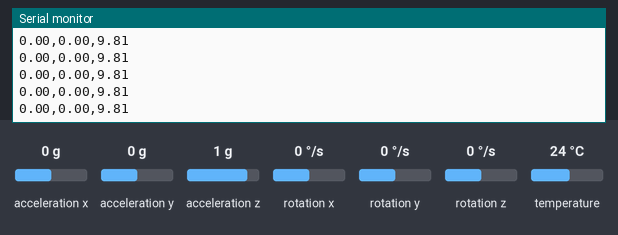
This sketch was run on a simulated Arduino Uno, built with avr-gcc and run on an emulated ATmega328P. Shown: the last lines printed to the serial monitor. The test bench sets the inputs (shaded band); at power-on: acceleration x 0 g, acceleration y 0 g, acceleration z 1 g, rotation x 0 °/s, rotation y 0 °/s, rotation z 0 °/s, temperature 24 °C.

Above: at 1.2 s.
1.3 s: acceleration x set to -1.4 g
At 1.35 s:
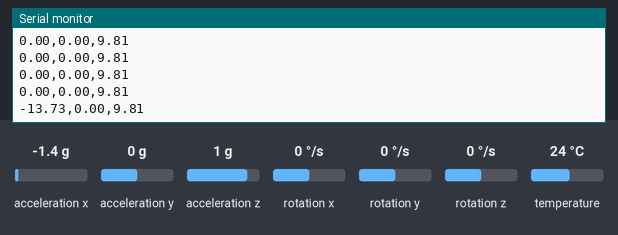
2.8 s: acceleration x set to -0.8 g
At 2.8 s:
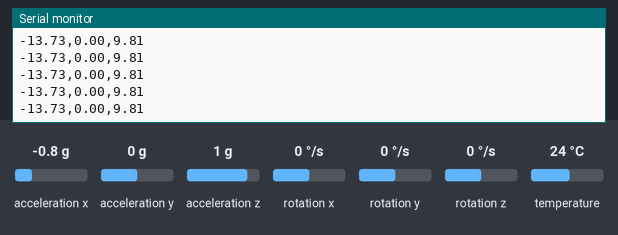
5.8 s: acceleration y set to -1.4 g
At 5.8 s:
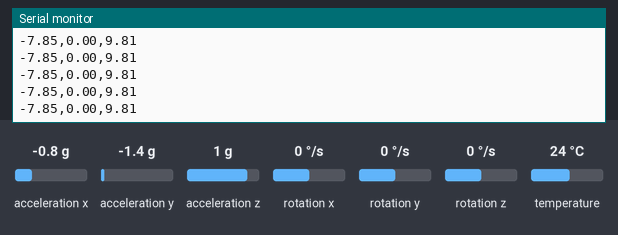
7.3 s: acceleration z set to -1.4 g
At 7.35 s:
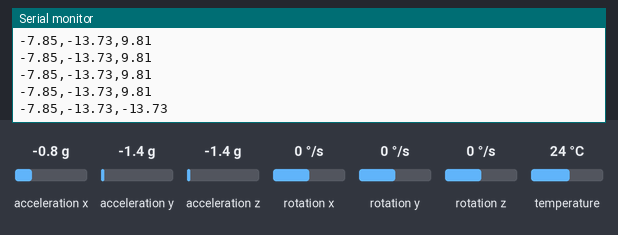
Timing chart, 0 to 10.3 s (numbered marks = the images above; inputs shaded):
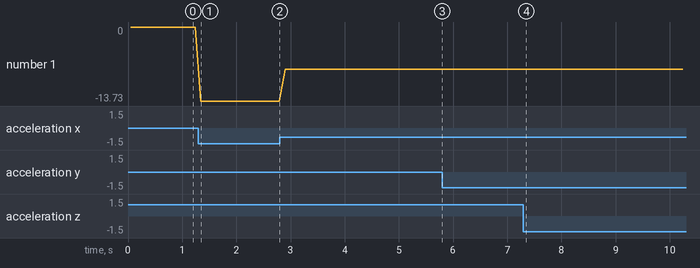

The sketch:

Task1WEEK4.ino
```cpp
#include <Wire.h>

#include <Adafruit_MPU6050.h>
#include <Adafruit_Sensor.h>


Adafruit_MPU6050 mpu;


void setup() {
  Serial.begin(9600);

  // Init I2C (for MPU6050)
  Wire.begin();
  if (!mpu.begin()) {
    Serial.println("MPU6050 connection failed! Check wiring.");
    while (1); // Stop here
  }

  // Set MPU ranges
  mpu.setAccelerometerRange(MPU6050_RANGE_8_G);
  mpu.setGyroRange(MPU6050_RANGE_500_DEG);
  mpu.setFilterBandwidth(MPU6050_BAND_21_HZ);

  Serial.println("MPU6050 Ready. Sending accelerometer data...");
}


void loop() {
  sensors_event_t a, g, temp;
  mpu.getEvent(&a, &g, &temp);


  // Send only the 3 accelerometer axes, as per the PDF's example
  Serial.print(a.acceleration.x);
  Serial.print(",");
  Serial.print(a.acceleration.y);
  Serial.print(",");
  Serial.print(a.acceleration.z);
  Serial.println();

  delay(100); // Send data 10 times per second
}
```

Measured:
- after the input at 1.3 s, the serial monitor: prints a new line after 0.05 s (image 1)
- after the input at 7.3 s, the serial monitor: prints a new line after 0.05 s (image 4)
- plotted number 1: 0 → -13.73 after the input at 1.3 s, -13.73 → -7.85 after the input at 2.8 s
